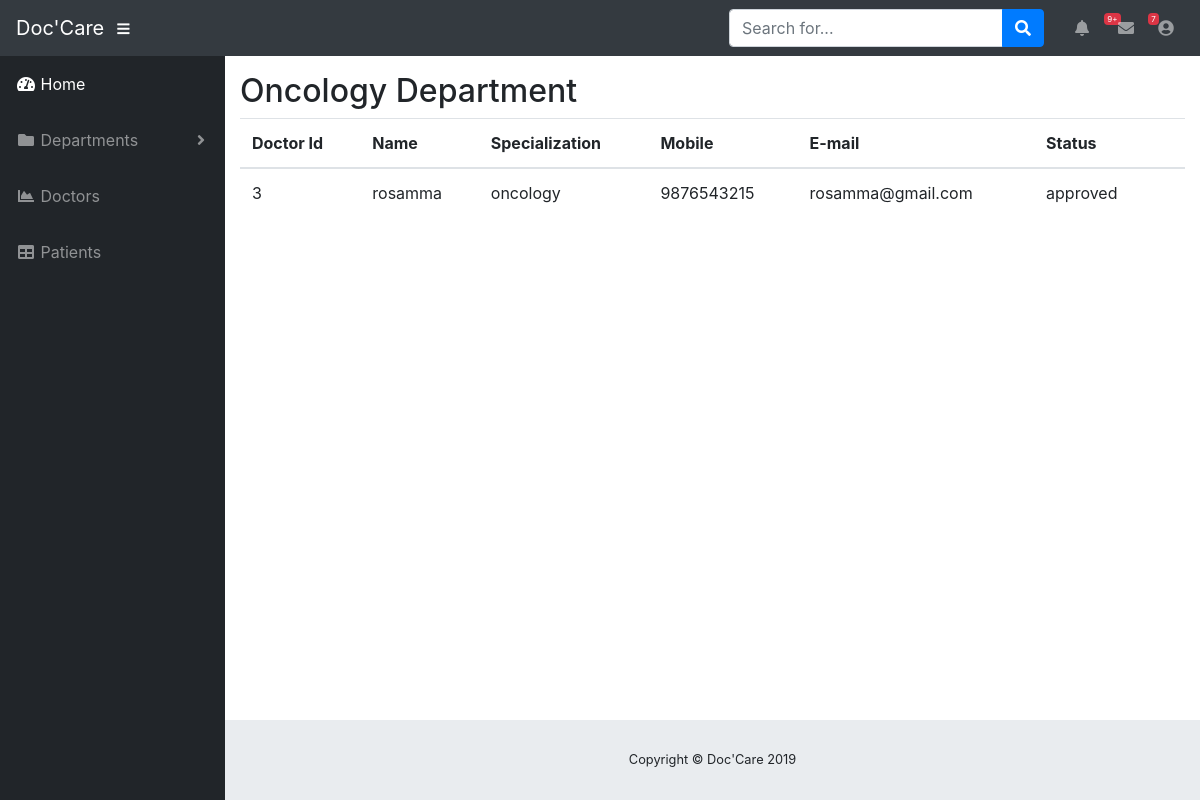
Page /admin_oncology.php?id=oncology on the committed database.
### tables this page shows
CREATE TABLE `doctor_registration` (
  `doctor_id` int(11) NOT NULL,
  `doctor_name` varchar(50) NOT NULL,
  `email` varchar(50) NOT NULL,
  `mobile` bigint(20) NOT NULL,
  `id_card_number` varchar(50) NOT NULL,
  `qualification` varchar(50) NOT NULL,
  `experience` varchar(50) NOT NULL,
  `specialization` varchar(50) NOT NULL,
  `pmc_certificate_no` varchar(50) NOT NULL,
  `clinic_address_line1` varchar(200) NOT NULL,
  `country` varchar(50) NOT NULL,
  `state` varchar(50) NOT NULL,
  `city` varchar(50) NOT NULL,
  `pincode` varchar(50) NOT NULL,
  `time_from` varchar(10) NOT NULL,
  `time_to` varchar(10) NOT NULL,
  `username` varchar(50) NOT NULL,
  `password` varchar(50) NOT NULL,
  `status` varchar(50) NOT NULL DEFAULT 'pending'
);

### admin_oncology.php (the view)
<?php include('dashboard_header.php');?>
<table class="container-fluid table">
      <thead>
      <h2>Oncology Department</h2>
         <tr>
             <th>Doctor Id</th>
             <th>Name</th>
             <th>Specialization</th>
             <th>Mobile</th>
             <th>E-mail</th>
             <th>Status</th>
             <th></th>
         </tr>
    </thead>
    <tbody>
<?php
include('connection.php');
$var = $_GET['id'];
$sql = "select * from doctor_registration where specialization='".$var."'";
$result = mysqli_query($conn,$sql);
while($row = mysqli_fetch_assoc($result))
{
    ?>
<tr>
<td><?php echo $row['doctor_id']; ?></td>
<td><?php echo $row['doctor_name']; ?></td>
<td><?php echo $row['specialization']; ?></td>
<td><?php echo $row['mobile']; ?></td>
<td><?php echo $row['email']; ?></td>
<td><?php echo $row['status']; ?></td>
</tr>
        <?php
					  }
                      ?>
                      </tbody>
  </table>
<?php include('dashboard_footer.php');?>

### rows in the picture
doctor_registration: doctor_id "3", doctor_name "rosamma", specialization "oncology", mobile "9876543215", email "rosamma@gmail.com", status "approved"
